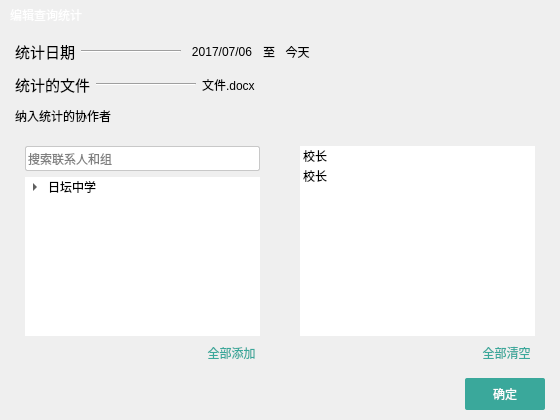
<?xml version="1.0" encoding="UTF-8"?>
<ui version="4.0">
 <class>QStaticsWidget</class>
 <widget class="QBaseWidget" name="QStaticsWidget">
  <property name="geometry">
   <rect>
    <x>0</x>
    <y>0</y>
    <width>560</width>
    <height>420</height>
   </rect>
  </property>
  <property name="windowTitle">
   <string>QStaticsWidget</string>
  </property>
  <property name="styleSheet">
   <string notr="true">QStaticsWidget{
	background:white;
	border-radius:8px;
}
QBaseWidget#titleWidget{
	background-color: qlineargradient(spread:pad, x1:0, y1:0, x2:1, y2:0, stop:0 rgba(58, 168, 155, 255), stop:1 rgba(129, 179, 77, 255));
	border-top-left-radius:8px;
	border-top-right-radius:8px;
}
QBaseWidget#subWidget1,QBaseWidget#subWidget2{
	border:1px solid #c8c8c8;
	background:white;
}
QLineEdit{
	border:1px solid #c8c8c8;
	border-radius:2px;
}
QTreeWidget{
	border:none;
	font: 10pt &quot;微软雅黑&quot;;
}
QTreeWidget#treeWidget::item{
	height:20px;	
}
QListWidget{
	border:none;
	font: 10pt &quot;微软雅黑&quot;;
}
QListWidget#listWidget::item{
	height:20px;
}
QLabel{
	font: 75 11pt &quot;微软雅黑&quot;;
}
QLabel#lblTitle{
	color:white;
}
QToolButton{
	border:none;
	font: 75 10pt &quot;微软雅黑&quot;;
}
QToolButton#btnClose{
	border-image: url(:/images/close);
}
QToolButton#btnAdd,QToolButton#btnClear{
	color:#3aa89b;
}
QToolButton#btnOk{
	background:#3aa89b;
	color:white;
	font: 75 11pt &quot;微软雅黑&quot;;
	border-radius:2px;
}</string>
  </property>
  <layout class="QVBoxLayout" name="verticalLayout_3">
   <property name="spacing">
    <number>10</number>
   </property>
   <property name="leftMargin">
    <number>0</number>
   </property>
   <property name="topMargin">
    <number>0</number>
   </property>
   <property name="rightMargin">
    <number>0</number>
   </property>
   <property name="bottomMargin">
    <number>10</number>
   </property>
   <item>
    <widget class="QBaseWidget" name="titleWidget" native="true">
     <property name="sizePolicy">
      <sizepolicy hsizetype="Preferred" vsizetype="Fixed">
       <horstretch>0</horstretch>
       <verstretch>0</verstretch>
      </sizepolicy>
     </property>
     <property name="minimumSize">
      <size>
       <width>0</width>
       <height>30</height>
      </size>
     </property>
     <layout class="QHBoxLayout" name="horizontalLayout">
      <property name="spacing">
       <number>0</number>
      </property>
      <property name="leftMargin">
       <number>10</number>
      </property>
      <property name="topMargin">
       <number>0</number>
      </property>
      <property name="rightMargin">
       <number>10</number>
      </property>
      <property name="bottomMargin">
       <number>0</number>
      </property>
      <item>
       <widget class="QLabel" name="lblTitle">
        <property name="text">
         <string>编辑查询统计</string>
        </property>
        <property name="scaledContents">
         <bool>true</bool>
        </property>
       </widget>
      </item>
      <item>
       <spacer name="horizontalSpacer">
        <property name="orientation">
         <enum>Qt::Horizontal</enum>
        </property>
        <property name="sizeHint" stdset="0">
         <size>
          <width>269</width>
          <height>9</height>
         </size>
        </property>
       </spacer>
      </item>
      <item>
       <widget class="QToolButton" name="btnClose">
        <property name="maximumSize">
         <size>
          <width>20</width>
          <height>20</height>
         </size>
        </property>
        <property name="text">
         <string/>
        </property>
        <property name="iconSize">
         <size>
          <width>20</width>
          <height>20</height>
         </size>
        </property>
        <property name="autoRaise">
         <bool>true</bool>
        </property>
       </widget>
      </item>
     </layout>
    </widget>
   </item>
   <item>
    <layout class="QHBoxLayout" name="horizontalLayout_2">
     <property name="leftMargin">
      <number>15</number>
     </property>
     <property name="rightMargin">
      <number>15</number>
     </property>
     <item>
      <widget class="QLabel" name="lblDate">
       <property name="font">
        <font>
         <family>微软雅黑</family>
         <pointsize>11</pointsize>
         <weight>9</weight>
         <italic>false</italic>
         <bold>false</bold>
        </font>
       </property>
       <property name="text">
        <string>统计日期</string>
       </property>
       <property name="scaledContents">
        <bool>true</bool>
       </property>
      </widget>
     </item>
     <item>
      <widget class="Line" name="line">
       <property name="sizePolicy">
        <sizepolicy hsizetype="Preferred" vsizetype="Fixed">
         <horstretch>0</horstretch>
         <verstretch>0</verstretch>
        </sizepolicy>
       </property>
       <property name="minimumSize">
        <size>
         <width>100</width>
         <height>0</height>
        </size>
       </property>
       <property name="orientation">
        <enum>Qt::Horizontal</enum>
       </property>
      </widget>
     </item>
     <item>
      <widget class="QToolButton" name="btnDateFrom">
       <property name="text">
        <string>2017/07/06</string>
       </property>
      </widget>
     </item>
     <item>
      <widget class="QLabel" name="lblTxt">
       <property name="sizePolicy">
        <sizepolicy hsizetype="Fixed" vsizetype="Preferred">
         <horstretch>0</horstretch>
         <verstretch>0</verstretch>
        </sizepolicy>
       </property>
       <property name="text">
        <string>至</string>
       </property>
       <property name="scaledContents">
        <bool>true</bool>
       </property>
      </widget>
     </item>
     <item>
      <widget class="QToolButton" name="btnDataTo">
       <property name="text">
        <string>今天</string>
       </property>
      </widget>
     </item>
     <item>
      <spacer name="horizontalSpacer_6">
       <property name="orientation">
        <enum>Qt::Horizontal</enum>
       </property>
       <property name="sizeHint" stdset="0">
        <size>
         <width>40</width>
         <height>20</height>
        </size>
       </property>
      </spacer>
     </item>
    </layout>
   </item>
   <item>
    <layout class="QHBoxLayout" name="horizontalLayout_3">
     <property name="leftMargin">
      <number>15</number>
     </property>
     <property name="rightMargin">
      <number>15</number>
     </property>
     <item>
      <widget class="QLabel" name="lblFile">
       <property name="font">
        <font>
         <family>微软雅黑</family>
         <pointsize>11</pointsize>
         <weight>9</weight>
         <italic>false</italic>
         <bold>false</bold>
        </font>
       </property>
       <property name="text">
        <string>统计的文件</string>
       </property>
       <property name="scaledContents">
        <bool>true</bool>
       </property>
      </widget>
     </item>
     <item>
      <widget class="Line" name="line_2">
       <property name="sizePolicy">
        <sizepolicy hsizetype="Preferred" vsizetype="Fixed">
         <horstretch>0</horstretch>
         <verstretch>0</verstretch>
        </sizepolicy>
       </property>
       <property name="minimumSize">
        <size>
         <width>100</width>
         <height>0</height>
        </size>
       </property>
       <property name="orientation">
        <enum>Qt::Horizontal</enum>
       </property>
      </widget>
     </item>
     <item>
      <widget class="QLabel" name="lblName">
       <property name="text">
        <string>文件.docx</string>
       </property>
      </widget>
     </item>
     <item>
      <spacer name="horizontalSpacer_7">
       <property name="orientation">
        <enum>Qt::Horizontal</enum>
       </property>
       <property name="sizeHint" stdset="0">
        <size>
         <width>40</width>
         <height>20</height>
        </size>
       </property>
      </spacer>
     </item>
    </layout>
   </item>
   <item>
    <layout class="QHBoxLayout" name="horizontalLayout_7">
     <property name="leftMargin">
      <number>15</number>
     </property>
     <property name="rightMargin">
      <number>15</number>
     </property>
     <item>
      <widget class="QLabel" name="lblTableTitle">
       <property name="text">
        <string>纳入统计的协作者</string>
       </property>
      </widget>
     </item>
     <item>
      <spacer name="horizontalSpacer_4">
       <property name="orientation">
        <enum>Qt::Horizontal</enum>
       </property>
       <property name="sizeHint" stdset="0">
        <size>
         <width>40</width>
         <height>20</height>
        </size>
       </property>
      </spacer>
     </item>
    </layout>
   </item>
   <item>
    <layout class="QHBoxLayout" name="horizontalLayout_6">
     <property name="spacing">
      <number>20</number>
     </property>
     <property name="leftMargin">
      <number>15</number>
     </property>
     <property name="topMargin">
      <number>0</number>
     </property>
     <property name="rightMargin">
      <number>15</number>
     </property>
     <property name="bottomMargin">
      <number>0</number>
     </property>
     <item>
      <widget class="QBaseWidget" name="subWidget1" native="true">
       <layout class="QVBoxLayout" name="verticalLayout">
        <property name="leftMargin">
         <number>10</number>
        </property>
        <property name="topMargin">
         <number>10</number>
        </property>
        <property name="rightMargin">
         <number>10</number>
        </property>
        <property name="bottomMargin">
         <number>5</number>
        </property>
        <item>
         <widget class="QLineEdit" name="edtSearch">
          <property name="minimumSize">
           <size>
            <width>0</width>
            <height>25</height>
           </size>
          </property>
          <property name="focusPolicy">
           <enum>Qt::ClickFocus</enum>
          </property>
          <property name="placeholderText">
           <string>搜索联系人和组</string>
          </property>
         </widget>
        </item>
        <item>
         <widget class="QTreeWidget" name="treeWidget">
          <attribute name="headerVisible">
           <bool>false</bool>
          </attribute>
          <column>
           <property name="text">
            <string>1</string>
           </property>
          </column>
          <item>
           <property name="text">
            <string>日坛中学</string>
           </property>
           <item>
            <property name="text">
             <string>校部</string>
            </property>
            <item>
             <property name="text">
              <string>校长</string>
             </property>
            </item>
           </item>
           <item>
            <property name="text">
             <string>永安里校区</string>
            </property>
            <item>
             <property name="text">
              <string>校长</string>
             </property>
            </item>
           </item>
           <item>
            <property name="text">
             <string>南校区</string>
            </property>
            <item>
             <property name="text">
              <string>校长</string>
             </property>
            </item>
           </item>
           <item>
            <property name="text">
             <string>技术服务中心</string>
            </property>
            <item>
             <property name="text">
              <string>员工</string>
             </property>
            </item>
           </item>
           <item>
            <property name="text">
             <string>技术服务专员</string>
            </property>
            <item>
             <property name="text">
              <string>员工</string>
             </property>
            </item>
           </item>
          </item>
         </widget>
        </item>
        <item>
         <layout class="QHBoxLayout" name="horizontalLayout_4">
          <item>
           <spacer name="horizontalSpacer_2">
            <property name="orientation">
             <enum>Qt::Horizontal</enum>
            </property>
            <property name="sizeHint" stdset="0">
             <size>
              <width>40</width>
              <height>20</height>
             </size>
            </property>
           </spacer>
          </item>
          <item>
           <widget class="QToolButton" name="btnAdd">
            <property name="text">
             <string>全部添加</string>
            </property>
           </widget>
          </item>
         </layout>
        </item>
       </layout>
      </widget>
     </item>
     <item>
      <widget class="QBaseWidget" name="subWidget2" native="true">
       <layout class="QVBoxLayout" name="verticalLayout_2">
        <property name="spacing">
         <number>6</number>
        </property>
        <property name="leftMargin">
         <number>10</number>
        </property>
        <property name="topMargin">
         <number>10</number>
        </property>
        <property name="rightMargin">
         <number>10</number>
        </property>
        <property name="bottomMargin">
         <number>5</number>
        </property>
        <item>
         <widget class="QListWidget" name="listWidget">
          <item>
           <property name="text">
            <string>校长</string>
           </property>
          </item>
          <item>
           <property name="text">
            <string>校长</string>
           </property>
          </item>
         </widget>
        </item>
        <item>
         <layout class="QHBoxLayout" name="horizontalLayout_5">
          <item>
           <spacer name="horizontalSpacer_3">
            <property name="orientation">
             <enum>Qt::Horizontal</enum>
            </property>
            <property name="sizeHint" stdset="0">
             <size>
              <width>40</width>
              <height>20</height>
             </size>
            </property>
           </spacer>
          </item>
          <item>
           <widget class="QToolButton" name="btnClear">
            <property name="text">
             <string>全部清空</string>
            </property>
           </widget>
          </item>
         </layout>
        </item>
       </layout>
      </widget>
     </item>
    </layout>
   </item>
   <item>
    <layout class="QHBoxLayout" name="horizontalLayout_8">
     <property name="rightMargin">
      <number>15</number>
     </property>
     <item>
      <spacer name="horizontalSpacer_5">
       <property name="orientation">
        <enum>Qt::Horizontal</enum>
       </property>
       <property name="sizeHint" stdset="0">
        <size>
         <width>40</width>
         <height>20</height>
        </size>
       </property>
      </spacer>
     </item>
     <item>
      <widget class="QToolButton" name="btnOk">
       <property name="minimumSize">
        <size>
         <width>80</width>
         <height>32</height>
        </size>
       </property>
       <property name="text">
        <string>确定</string>
       </property>
      </widget>
     </item>
    </layout>
   </item>
  </layout>
 </widget>
 <layoutdefault spacing="6" margin="11"/>
 <customwidgets>
  <customwidget>
   <class>QBaseWidget</class>
   <extends>QWidget</extends>
   <header>qbasewidget.h</header>
   <container>1</container>
  </customwidget>
 </customwidgets>
 <resources/>
 <connections/>
</ui>
